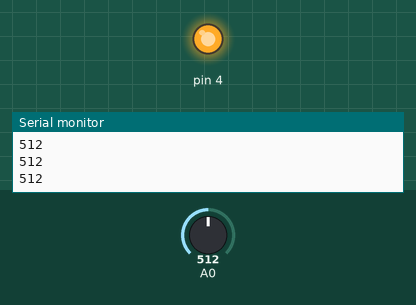
Bench run of a sketch on a simulated Arduino Uno, built with avr-gcc and run on an emulated ATmega328P. Shown: output pins drawn as LEDs (lit = HIGH), the last lines printed to the serial monitor. The test bench sets the inputs (shaded band); at power-on: A0 = 512.

Above: at 1.2 s.
1.3 s: A0 set to 789
2.8 s: A0 set to 817
At 3.4 s:
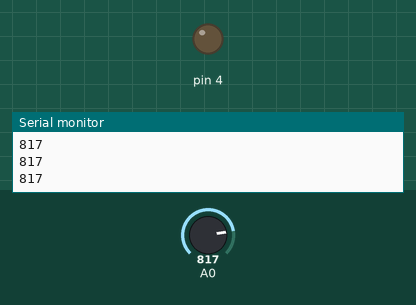
4.3 s: A0 set to 790
At 5.5 s:
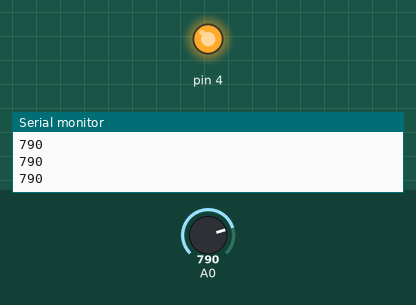
5.8 s: A0 set to 810
At 6.9 s:
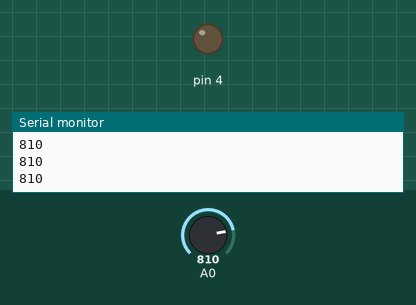
Timing chart, 0 to 8.3 s (numbered marks = the images above; inputs shaded):
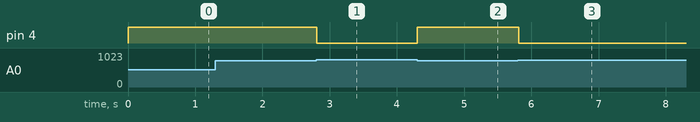

The sketch:

gas.ino
```cpp
void setup() {
pinMode(A0,INPUT);
pinMode(4,OUTPUT);
Serial.begin(9600);
digitalWrite(4,LOW);
}

void loop() {
int x=analogRead(A0);
Serial.println(x);
if(x<=800)
digitalWrite(4,HIGH);
else
digitalWrite(4,LOW);
}
```

Measured:
- the behaviour switches between 800 and 801 on A0 (found by bisection; images 0 and 1)
- after the input at 2.8 s, pin 4: HIGH → LOW at once
- after the input at 4.3 s, pin 4: LOW → HIGH at once
- after the input at 5.8 s, pin 4: HIGH → LOW at once
